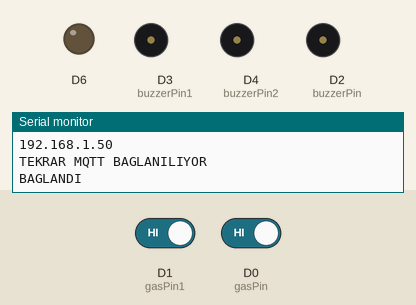
Recording of a sketch running on a simulated ESP8266 (NodeMCU). Shown: output pins drawn as LEDs (lit = HIGH), buzzer (waves = sounding, pin HIGH), the last lines printed to the serial monitor. Dashed ring = blinking. Inputs (shaded band) come from the test bench; at power-on: D1 (gasPin1) HIGH, D0 (gasPin) HIGH. WiFi joins after 1.5 s; servers stay silent unless stated; random numbers use the default seed unless the sketch sets one; no MQTT or app messages arrive unless stated.

Above: at 2.7 s.
2.8 s: D1 (gasPin1) driven LOW
At 4.8 s:
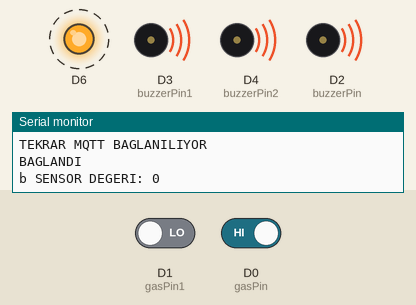
8.8 s: D0 (gasPin) driven LOW
At 11.8 s:
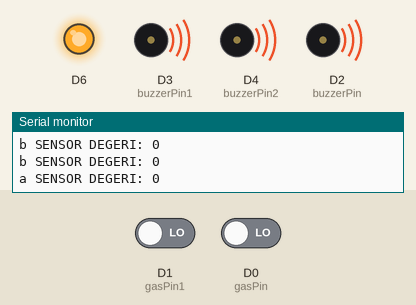
Timing chart, 0 to 18.5 s (numbered marks = the images above; inputs shaded):
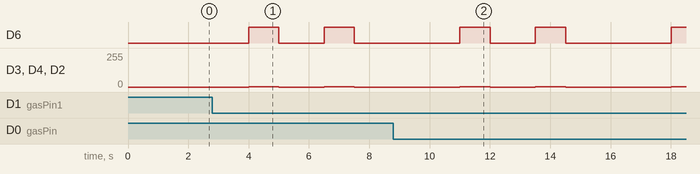

Measured:
- after the input at 2.8 s, D6: alternates HIGH for 1.0 s and LOW for 1.5 s, starting after 1.2 s; D3 (buzzerPin1), D4 (buzzerPin2), D2 (buzzerPin): alternates 1/255 for 1.0 s and 0/255 for 1.5 s, starting after 1.2 s

The sketch:

sketch_apr26a.ino
```cpp
#include <ESP8266WiFi.h>
#include <PubSubClient.h>

const char* ssid = "calismurat.com";
const char* password = "Savis1987.";
const char* mqtt_server = "m21.cloudmqtt.com";

WiFiClient espClient;
PubSubClient client(espClient);
long lastMsg = 0;
char msg[50];
int value = 0;


const int gasPin = D0;
const int gasPin1 = D1;

const int buzzerPin = D2; //Define buzzerPin
const int buzzerPin1 = D3; //Define buzzerPin
const int buzzerPin2 = D4; //Define buzzerPin

void setup_wifi() { //WIFI Bağlantısı
delay(10);
Serial.println();
Serial.println(ssid);
Serial.println("BAGLANILIYOR");
WiFi.begin(ssid, password);
while (WiFi.status() != WL_CONNECTED) {
delay(500);
Serial.print(".");
}
randomSeed(micros());
Serial.println("");
Serial.println("WIFI BAGLANDI");
Serial.println("IP ADRES: ");
Serial.println(WiFi.localIP());
}

//GELEN MQTT MESAJLARI
void callback(char* topic, byte* payload, unsigned int length) {
Serial.print("MESAJ GELDI [");
Serial.print(topic);
Serial.print("] ");
for (int i = 0; i < length; i++) {
Serial.print((char)payload[i]);
}
Serial.println();
}

//MQTT SERVER  BAGLAN
void reconnect() {
while (!client.connected()) {
Serial.println("TEKRAR MQTT BAGLANILIYOR");
String clientId = "ESP8266Client-";
clientId += String(random(0xffff), HEX);
if (client.connect(clientId.c_str()), "t4h4", "neshecomis") {
Serial.println("BAGLANDI");
//client.publish("esp8266", "Merhaba"); //MesajGonder topiğinde Merhaba paylaş
//client.subscribe("esp8266"); //MesajOku topiğine üye ol, gelen mesajları oku
} else {
Serial.print("failed, rc=");
Serial.print(client.state());
Serial.println(" 5 saniye sonra tekrar denenecek");
delay(5000);
}}}

void setup() {
Serial.begin(115200);

pinMode(D6,OUTPUT);
pinMode(buzzerPin, OUTPUT); //Set buzzerPin as output
pinMode(buzzerPin1, OUTPUT); //Set buzzerPin as output
pinMode(buzzerPin2, OUTPUT); //Set buzzerPin as output

setup_wifi();
client.setServer(mqtt_server, 1883); // 1883 MQTT Server Portunu ayarlayınız
client.setCallback(callback);
}

void loop() {
if (!client.connected()) {
reconnect();
}
client.loop();


//2 saniyede bir Merhaba mesajı gönder
long now = millis();
if (now - lastMsg > 2000) {
lastMsg = now;
int a = digitalRead(gasPin);
int b = digitalRead(gasPin1);
int c =1;
//++value;
//snprintf (msg, 75, "Merhaba", value);

if(a==0){

  Serial.print("a SENSOR DEGERI: ");
Serial.println(a);
delay(2000);
client.publish("esp8266", "a yangin");
  digitalWrite(D6, HIGH);
  analogWrite(buzzerPin, HIGH); //Setting pin to high
  analogWrite(buzzerPin1, HIGH); //Setting pin to high
  analogWrite(buzzerPin2, HIGH); //Setting pin to high
  delay(1000); //Delaying
  analogWrite(buzzerPin ,LOW); //Setting pin to LOW
  analogWrite(buzzerPin1 ,LOW); //Setting pin to LOW
  analogWrite(buzzerPin2 ,LOW); //Setting pin to LOW
  digitalWrite(D6, LOW);
  delay(1000); //Delaying
  delay(500);


}
if (b==0){

  Serial.print("b SENSOR DEGERI: ");
Serial.println(b);
client.publish("esp8266", "b yangin");
  digitalWrite(D6, HIGH);
  analogWrite(buzzerPin, HIGH); //Setting pin to high
  analogWrite(buzzerPin1, HIGH); //Setting pin to high
  analogWrite(buzzerPin2, HIGH); //Setting pin to high
  delay(1000); //Delaying
  analogWrite(buzzerPin ,LOW); //Setting pin to LOW
  analogWrite(buzzerPin1 ,LOW); //Setting pin to LOW
  analogWrite(buzzerPin2 ,LOW); //Setting pin to LOW
  digitalWrite(D6, LOW);
  delay(1000); //Delaying
  delay(500);


}
//delay(7000);

}}
```
